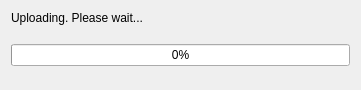
<?xml version="1.0" encoding="UTF-8"?>
<ui version="4.0">
 <class>Dialog</class>
 <widget class="QDialog" name="Dialog">
  <property name="geometry">
   <rect>
    <x>0</x>
    <y>0</y>
    <width>361</width>
    <height>90</height>
   </rect>
  </property>
  <property name="contextMenuPolicy">
   <enum>Qt::NoContextMenu</enum>
  </property>
  <property name="windowTitle">
   <string>Uploading...</string>
  </property>
  <property name="modal">
   <bool>true</bool>
  </property>
  <layout class="QVBoxLayout" name="verticalLayout">
   <item>
    <widget class="QLabel" name="label">
     <property name="text">
      <string>Uploading. Please wait...</string>
     </property>
    </widget>
   </item>
   <item>
    <spacer name="verticalSpacer_3">
     <property name="orientation">
      <enum>Qt::Vertical</enum>
     </property>
     <property name="sizeHint" stdset="0">
      <size>
       <width>20</width>
       <height>40</height>
      </size>
     </property>
    </spacer>
   </item>
   <item>
    <widget class="QProgressBar" name="progressBar">
     <property name="value">
      <number>0</number>
     </property>
    </widget>
   </item>
   <item>
    <spacer name="verticalSpacer">
     <property name="orientation">
      <enum>Qt::Vertical</enum>
     </property>
     <property name="sizeHint" stdset="0">
      <size>
       <width>20</width>
       <height>40</height>
      </size>
     </property>
    </spacer>
   </item>
  </layout>
 </widget>
 <resources/>
 <connections/>
</ui>
